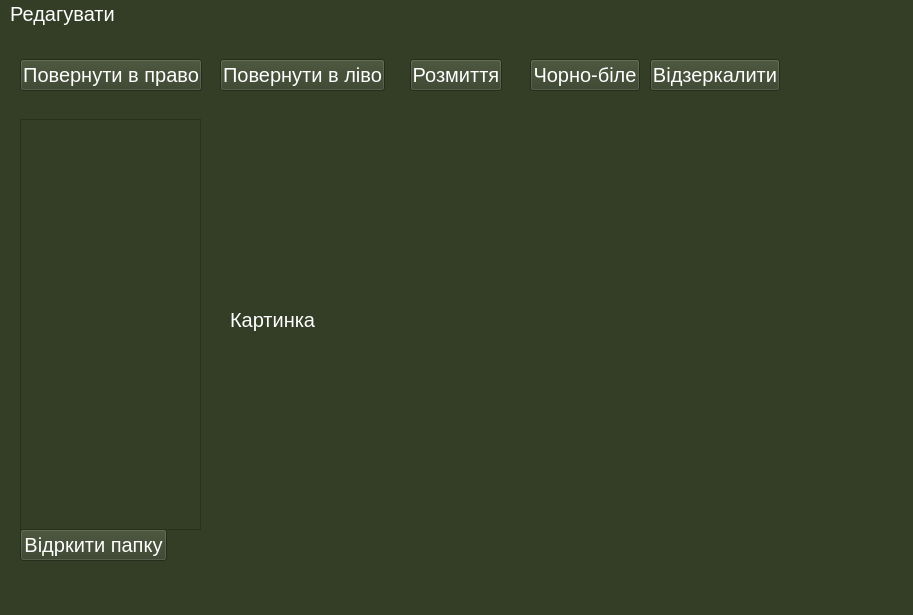
<?xml version="1.0" encoding="UTF-8"?>
<ui version="4.0">
 <class>MainWindow</class>
 <widget class="QMainWindow" name="MainWindow">
  <property name="geometry">
   <rect>
    <x>0</x>
    <y>0</y>
    <width>913</width>
    <height>615</height>
   </rect>
  </property>
  <property name="windowTitle">
   <string>EasyEditor</string>
  </property>
  <property name="styleSheet">
   <string notr="true">background:rgb(52, 62, 39);
color:white;
font-size:20px;</string>
  </property>
  <widget class="QWidget" name="centralwidget">
   <widget class="QPushButton" name="folder_btn">
    <property name="geometry">
     <rect>
      <x>20</x>
      <y>500</y>
      <width>147</width>
      <height>32</height>
     </rect>
    </property>
    <property name="text">
     <string>Відркити папку</string>
    </property>
   </widget>
   <widget class="QPushButton" name="save_btn">
    <property name="geometry">
     <rect>
      <x>50</x>
      <y>750</y>
      <width>91</width>
      <height>32</height>
     </rect>
    </property>
    <property name="text">
     <string>Зберегти</string>
    </property>
   </widget>
   <widget class="QPushButton" name="right_btn">
    <property name="geometry">
     <rect>
      <x>20</x>
      <y>30</y>
      <width>182</width>
      <height>32</height>
     </rect>
    </property>
    <property name="text">
     <string>Повернути в право</string>
    </property>
   </widget>
   <widget class="QPushButton" name="left_btn">
    <property name="geometry">
     <rect>
      <x>220</x>
      <y>30</y>
      <width>165</width>
      <height>32</height>
     </rect>
    </property>
    <property name="text">
     <string>Повернути в ліво</string>
    </property>
   </widget>
   <widget class="QListWidget" name="listWidget">
    <property name="geometry">
     <rect>
      <x>20</x>
      <y>90</y>
      <width>181</width>
      <height>411</height>
     </rect>
    </property>
   </widget>
   <widget class="QPushButton" name="blur_btn">
    <property name="geometry">
     <rect>
      <x>410</x>
      <y>30</y>
      <width>92</width>
      <height>32</height>
     </rect>
    </property>
    <property name="text">
     <string>Розмиття</string>
    </property>
   </widget>
   <widget class="QPushButton" name="bw_btn">
    <property name="geometry">
     <rect>
      <x>530</x>
      <y>30</y>
      <width>110</width>
      <height>32</height>
     </rect>
    </property>
    <property name="text">
     <string>Чорно-біле</string>
    </property>
   </widget>
   <widget class="QPushButton" name="mirror_btn">
    <property name="geometry">
     <rect>
      <x>650</x>
      <y>30</y>
      <width>130</width>
      <height>32</height>
     </rect>
    </property>
    <property name="text">
     <string>Відзеркалити</string>
    </property>
   </widget>
   <widget class="QLabel" name="label">
    <property name="geometry">
     <rect>
      <x>230</x>
      <y>90</y>
      <width>651</width>
      <height>401</height>
     </rect>
    </property>
    <property name="text">
     <string>Картинка</string>
    </property>
   </widget>
  </widget>
  <widget class="QMenuBar" name="menubar">
   <property name="geometry">
    <rect>
     <x>0</x>
     <y>0</y>
     <width>913</width>
     <height>34</height>
    </rect>
   </property>
   <widget class="QMenu" name="menu">
    <property name="title">
     <string>Редагувати</string>
    </property>
    <addaction name="separator"/>
   </widget>
   <addaction name="menu"/>
  </widget>
  <widget class="QStatusBar" name="statusbar"/>
 </widget>
 <resources/>
 <connections/>
</ui>
